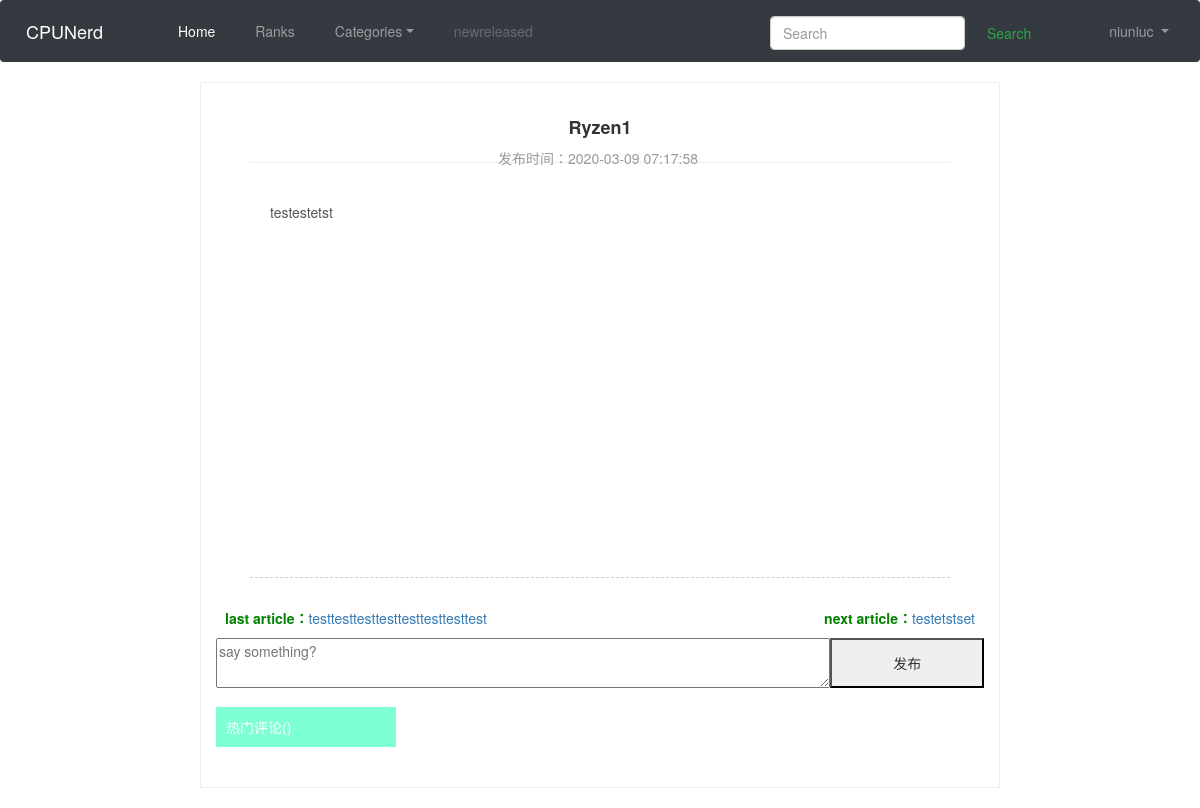
Page /cpunerd/cpu-detail/2 (signed in) on the earlier database version.
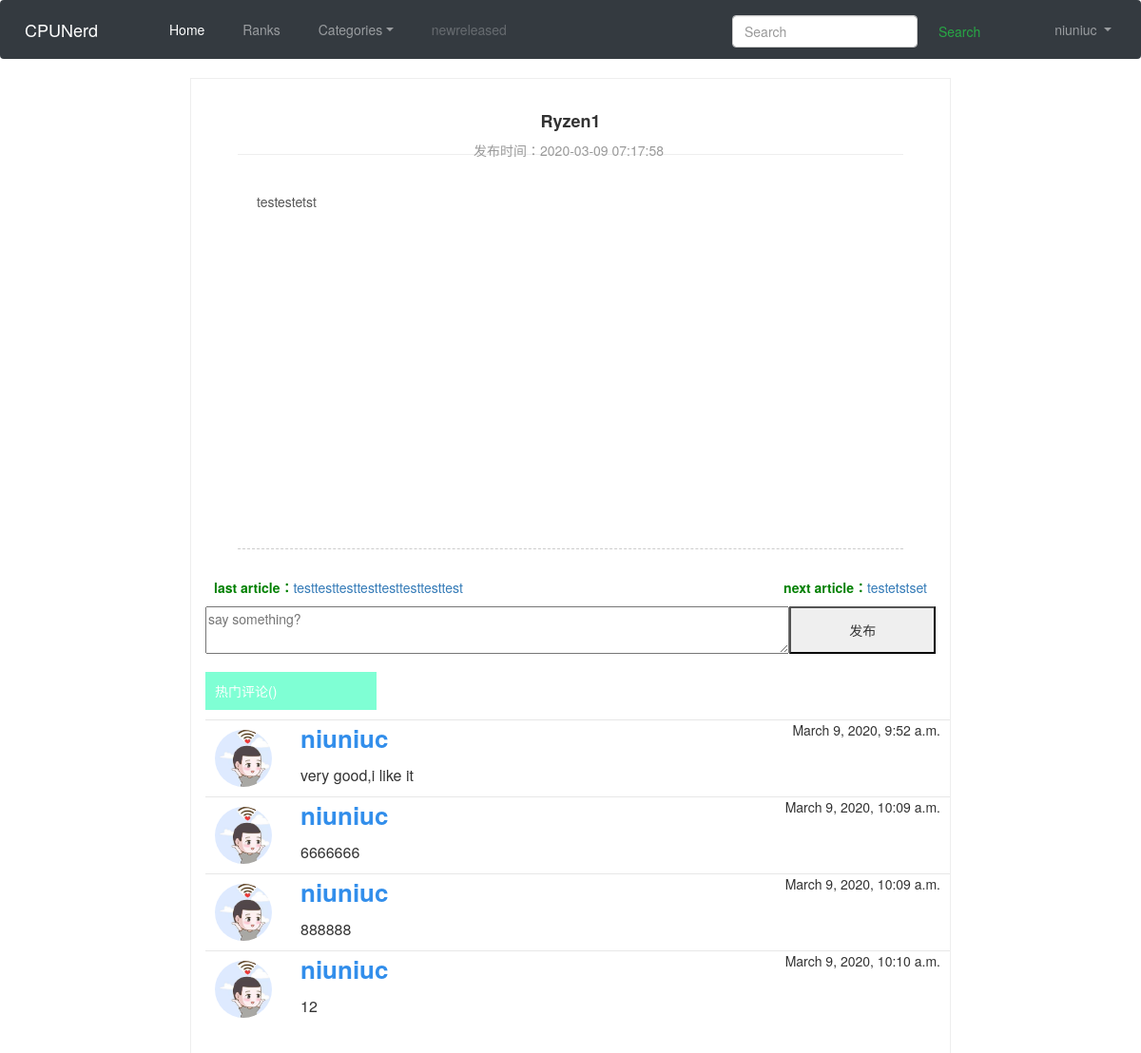
Same page on the later database version.
### user_profile/models.py (models this page shows)
class UserProfile(AbstractUser):
    sex = models.IntegerField(verbose_name="性别", choices=((0, '男'), (1, '女')), default=0)
    phone = models.CharField(verbose_name="手机号", null=True, max_length=11)
    address = models.CharField(verbose_name="手机号", null=True, max_length=255)
    interest = models.CharField(max_length=255, null=True)
    image = models.ImageField(max_length=1000, upload_to='avatar', verbose_name=u'头像', blank=True,
                              default='avatar/default.jpg')

### CPUNerd/models.py (models this page shows)
class CpuModel(models.Model):
    description = models.CharField(max_length=255)
    content = models.TextField()
    image = models.ImageField(max_length=1000, upload_to='avatar', null=True, blank=True)
    mark = models.IntegerField()
    category = models.IntegerField(choices=((0, 'AMD'), (1, 'Intel')))
    price = models.IntegerField()
    purpose = models.IntegerField(choices=((0, 'Entertainment'), (1, 'office'), (2, 'Gaming and professional production')))
    core = models.IntegerField(choices=((0, 'four core'), (1, 'six core'), (2, 'eight core'), (4, 'ten core')))
    frequency = models.FloatField()
    label = models.CharField(max_length=100, default='i3')
    update_time = models.DateTimeField(auto_now=True)

class CommentModel(models.Model):
    cpu = models.ForeignKey(CpuModel, verbose_name='cpu', on_delete=models.CASCADE, related_name='comment_list')
    user = models.ForeignKey(UserProfile, verbose_name='user', on_delete=models.CASCADE)
    content = models.CharField(verbose_name="内容", max_length=512)
    create_time = models.DateTimeField(auto_now_add=True)

### CPUNerd/views.py (the view, shortened to what this page needs)
# urls.py: path('cpu-detail/<int:id>', CpuDetailView.as_view(), name='cpu_detail'),
class CpuDetailView(LoginRequiredMixin, View):
    def get(self, request, *args, **kwargs):
        obj = CpuModel.objects.get(id=int(kwargs['id']))
        last_obj = next_obj = None
        tem = CpuModel.objects.filter(id__lt=obj.id).values_list('id', 'content').order_by(
            "-id")
        if tem:
            last_obj = tem[0]
        tem = CpuModel.objects.filter(id__gt=obj.id).values_list('id', 'content').order_by(
            "id")
        if tem:
            next_obj = tem[0]
        return render(request, 'CPUNerd/cpu_detail.html', {'obj': obj, 'last_obj': last_obj, 'next_obj': next_obj})

### user_profile/templatetags/extratags.py (called while the page is built)
@register.filter('strftime')
def strftime(date):
    return date.strftime("%Y-%m-%d %H:%M:%S")

### templates/CPUNerd/cpu_detail.html (shortened to what this page needs)
{% extends 'base.html'%}
{% load staticfiles %}
{% load extratags %}
{% block csstyle %}
<link href="{% static 'css/cpu_detail.css' %}" rel="stylesheet">
{%  endblock %}
{%block content%}
    <div class="center-content">
        <div class="artical_content">
            <div class="content_head">
                <h3 class="article_title">{{obj.description}}</h3>
                <p class="time">发布时间：{{obj.update_time | strftime}}&nbsp;</p>
            </div>
            <article>
                {{obj.content | safe}}
            </article>
            <div class="paging">
                <div class="paging_left"><span>last article：</span>{% if last_obj %}<a href="{% url 'CPUNerd:cpu_detail' last_obj.0 %}">{{last_obj.1|truncatewords:"15"}}</a>{% endif %}</div>
                <div class="paging_right"><span>next article：</span>{% if next_obj %}<a href="{% url 'CPUNerd:cpu_detail' next_obj.0 %}">{{ next_obj.1|truncatewords:"15"}}</a>{% endif %}</div>
            </div>
            <div class="send-comment">
                <form method="post" enctype="multipart/form-data" action="{% url 'CPUNerd:comment' %}?id={{ obj.id }}">
                    <textarea type="text" name="remark" placeholder="say something?"></textarea>
                    <button type="submit">发布</button>
                </form>
            </div>
            <div class="comment">
                <p>热门评论({{obj.comment_list.length}})</p>
                {% for item in obj.comment_list.all %}
                <div class="comment-item">
                    <image src="{{item.user.image.url}}"></image>
                    <div class="comment-content">
                        <div>
                            <p class="comment-author">{{item.user.username}}</p>
                            <p class="comment-publish-time">{{item.create_time}}</p>
                        </div>
                        <p>{{item.content}}</p>
                    </div>
                </div>
                {% endfor %}
            </div>
        </div>
    </div>
{%endblock%}

### templates/base.html (shortened to what this page needs)
<!DOCTYPE html>
{% load staticfiles %}
<html lang="en">
<head>
    <link rel="stylesheet" href="https://cdn.jsdelivr.net/npm/bootstrap@4.4.1/dist/css/bootstrap.min.css">
    <link href="https://cdn.staticfile.org/twitter-bootstrap/3.3.7/css/bootstrap.min.css" rel="stylesheet">
    <link href="{% static 'css/base.css' %}" rel="stylesheet">
    {% block csstyle %}
    {%  endblock %}
</head>
<body>
    <nav class="navbar navbar-expand-lg navbar-dark bg-dark">
        <a class="navbar-brand" href="#">CPUNerd</a>
        <div class="collapse navbar-collapse" id="navbarSupportedContent">
            <ul class="navbar-nav mr-auto">
                <li class="nav-item active">
                    <a class="nav-link" href="{% url 'index' %}">Home <span class="sr-only">(current)</span></a>
                </li>
                <li class="nav-item">
                    <a class="nav-link" href="#">Ranks</a>
                </li>
                <li class="nav-item dropdown">
                    <a class="nav-link dropdown-toggle" href="#" id="navbarDropdown" role="button" data-toggle="dropdown" aria-haspopup="true" aria-expanded="false">Categories</a>
                </li>
                <li class="nav-item">
                    <a class="nav-link disabled" href="#" tabindex="-1" aria-disabled="true">newreleased</a>
                </li>
            </ul>
            <ul class="navbar-nav mr-auto">
              {% if request.user.is_authenticated %}
                  <li class="nav-item dropdown">
                    <a class="nav-link dropdown-toggle" href="#" id="user-profile" role="button" data-toggle="dropdown" aria-haspopup="true" aria-expanded="false">
                      {{ request.user }}
                    </a>
                  </li>
              {% else %}
              <li class="nav-item"><a class="nav-link" href="{% url 'user_profile:register' %}">sign up</a></li>
              <li class="nav-item"><a class="nav-link" href="{% url 'user_profile:login' %}">login</a></li>
              {% endif %}
            </ul>
            <form class="form-inline my-2 my-lg-0">
              <input class="form-control mr-sm-2" type="search" placeholder="Search" aria-label="Search">
              <button class="btn btn-outline-success my-2 my-sm-0" type="submit">Search</button>
            </form>
        </div>
    </nav>
    {% block content %}
    {% endblock %}
</body>
</html>

### static/css/base.css (style rules this page uses)
li.nav-item { margin-left: 30px; }
div#navbarSupportedContent > ul:nth-child(2) { float: right; }
div#navbarSupportedContent > form { display: inline; float: right; margin-right: 30px; margin-top: 10px !important; }
div.center-content { width: 80%; margin: auto; }

### static/css/cpu_detail.css (style rules this page uses)
article { width: 700px; text-indent: 20px; color: #555; font-size: 14px; margin: 15px auto; line-height: 28px; border-bottom: 1px dashed #ccc; padding: 20px 0; min-height: 400px; }
.artical_content { width: 800px;height:auto;overflow: auto;background: #fff; border: 1px solid #EEE;margin: 20px auto;padding-bottom: 30px; }
.content_head { width: 700px;height: 80px;border-bottom: 1px solid #eee;text-align: center;margin:0 auto;padding: 15px 0; }
.time { color: #999;margin: 10px; }
.article_title { font-size: 18px;color: #333;font-weight: 800; }
.paging { width: 750px; padding: 15px 0;margin: 0 auto;clear: both; }
.paging_left { float: left; color: #555; }
.paging_right { float: right;color: #555; }
.paging span { color: green;font-weight: bold; }
div.send-comment { padding: 15px; }
div.send-comment > form { position: relative; }
div.send-comment > form > textarea { margin: 0px; width: 80%; height: 50px; }
div.send-comment > form > button { position: absolute; height: 50px; width: 20%; }
div.comment { display: flex; flex-direction: column; width:100%; padding-left: 15px; }
div.comment > p { background-color:aquamarine; color: white; padding: 10px; display: inline-block; width: 180px; }
div.comment-item { display: flex; flex-direction: row; justify-content:space-around; align-items:center; border-top:1px solid rgba(225, 225, 225, 0.8); }
div.comment-item > img { width: 60px; height: 60px; border-radius:30px; }
div.comment-content { display: flex; flex-direction: column; padding-left: 10px; width: calc(100% - 100px); }
div.comment-content > div { display: flex; flex-direction: row; justify-content:space-between; }
p.comment-author { color: #328EEB; font-size: 26px; font-weight: bold; }
p.comment-publish-time { font-size: 14px; }
div.comment-content > p { font-size: 16px; }

Differences in the rows shown:
added CommentModel: user.image (placeholder picture), user.username "niuniuc", create_time "March 9, 2020, 9:52 a.m.", content "very good,i like it"
added CommentModel: user.image (placeholder picture), user.username "niuniuc", create_time "March 9, 2020, 10:09 a.m.", content "6666666"
added CommentModel: user.image (placeholder picture), user.username "niuniuc", create_time "March 9, 2020, 10:09 a.m.", content "888888"
added CommentModel: user.image (placeholder picture), user.username "niuniuc", create_time "March 9, 2020, 10:10 a.m.", content "12"
